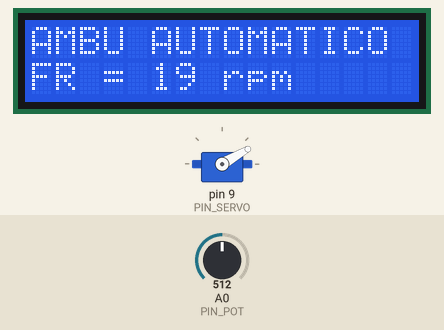
Recording of a sketch running on a simulated Arduino Uno, built with avr-gcc and run on an emulated ATmega328P. On the bench: 16×2 character LCD, servo. Inputs (shaded band) come from the test bench; at power-on: A0 (PIN_POT) = 512.

Above: at 1.2 s.
1.3 s: A0 (PIN_POT) set to 716
At 3.5 s:
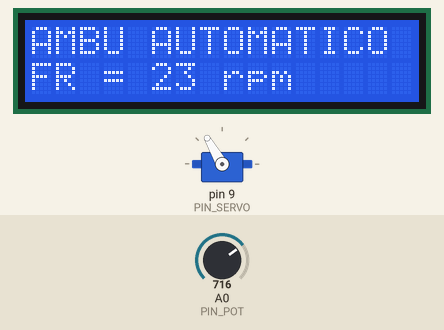
4.3 s: A0 (PIN_POT) set to 900
At 5.0 s:
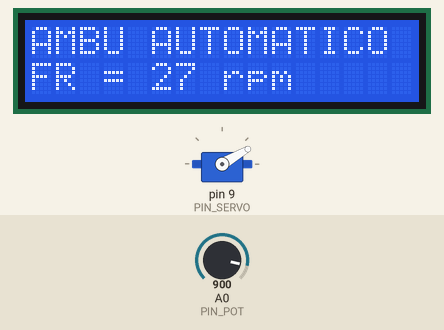
6.7 s: A0 (PIN_POT) set to 1023
At 8.9 s:
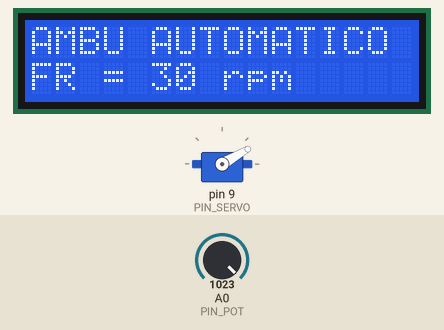
Timing chart, 0 to 14.7 s (numbered marks = the images above; inputs shaded):
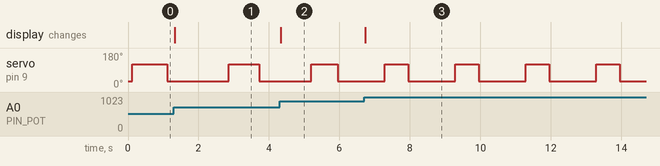

The sketch:

sketch.ino
```cpp
#include <Wire.h>
#include <LiquidCrystal_I2C.h>
#include <Servo.h>

const int PIN_POT = A0;
const int PIN_SERVO = 9;
const int FR_MIN = 8;
const int FR_MAX = 30;
const float PROP_INSP = 1.0f / 3.0f;
const int ANG_REPOSO = 30;
const int ANG_COMP = 120;

LiquidCrystal_I2C lcd(0x27, 16, 2);
Servo servoAmbu;

enum Fase { INSPIRACAO, EXPIRACAO };
Fase fase = INSPIRACAO;
unsigned long inicioFase = 0;
unsigned long tInsp = 0, tExp = 0;
int fr = 12, frAnt = -1;

int lerFR() {
  int v = analogRead(PIN_POT);
  return constrain(map(v, 0, 1023, FR_MIN, FR_MAX), FR_MIN, FR_MAX);
}

void calcTempos(int frVal) {
  unsigned long T = 60000UL / frVal;
  tInsp = (unsigned long)(T * PROP_INSP);
  tExp = T - tInsp;
}

void showLCD(int frVal) {
  lcd.setCursor(0, 0);
  lcd.print("AMBU AUTOMATICO ");
  lcd.setCursor(0, 1);
  lcd.print("FR = ");
  if (frVal < 10) lcd.print(' ');
  lcd.print(frVal);
  lcd.print(" rpm    ");
}

void setup() {
  lcd.init();
  lcd.backlight();
  servoAmbu.attach(PIN_SERVO);
  servoAmbu.write(ANG_REPOSO);
  calcTempos(fr);
  inicioFase = millis();
  showLCD(fr);
}

void loop() {
  fr = lerFR();
  calcTempos(fr);
  if (fr != frAnt) { showLCD(fr); frAnt = fr; }

  unsigned long dt = millis() - inicioFase;
  if (fase == INSPIRACAO) {
    servoAmbu.write(ANG_COMP);
    if (dt >= tInsp) { fase = EXPIRACAO; inicioFase = millis(); }
  } else {
    servoAmbu.write(ANG_REPOSO);
    if (dt >= tExp) { fase = INSPIRACAO; inicioFase = millis(); }
  }
}
```

Measured:
- after the input at 1.3 s, the display: changes at once (image 1)
- after the input at 4.3 s, the display: changes at once (image 2)
- after the input at 6.7 s, the display: changes at once (image 3)
- by itself, servo on pin 9 (PIN_SERVO): alternates 120° for 0.67 s and 30° for 1.3 s
